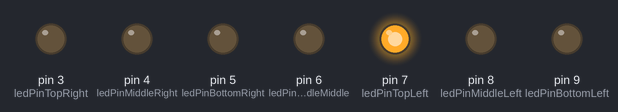
Simulated run of this sketch. Board: Arduino Uno, built with avr-gcc and run on an emulated ATmega328P. On the bench: output pins drawn as LEDs (lit = HIGH).

Above: at 0.2 s.
At 1.6 s:
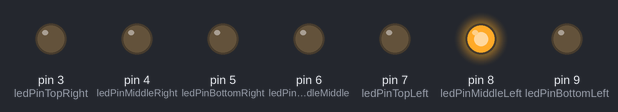
At 2.3 s:
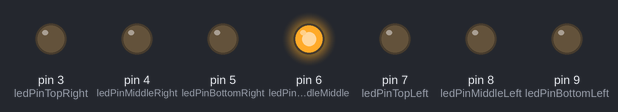
At 3.0 s:
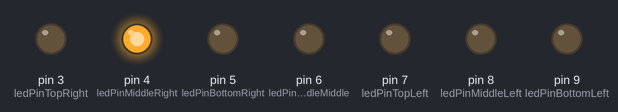
At 4.4 s:
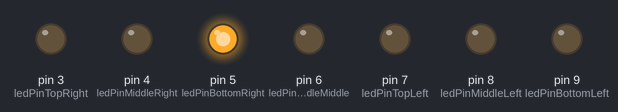
At 5.8 s:
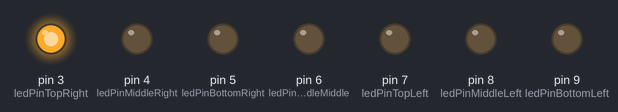
Timing chart, 0 to 6.4 s (numbered marks = the images above):
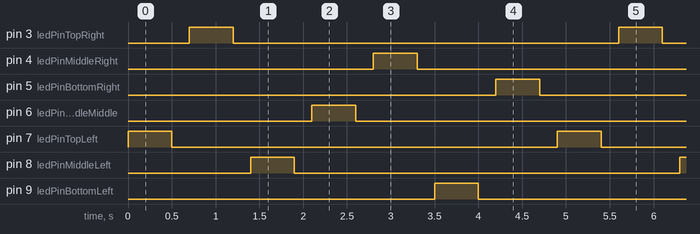

The sketch:

led_cycling_code.ino
```cpp
// Pins der LEDs
// (für bessere Lesbarkeit)
#define ledPinTopRight 3
#define ledPinMiddleRight 4
#define ledPinBottomRight 5
#define ledPinMiddleMiddle 6
#define ledPinTopLeft 7
#define ledPinMiddleLeft 8
#define ledPinBottomLeft 9

// An/Aus Zeiten
int onTime = 500;//ms
int offTime = 200;//ms

// Array mit den Pins der LEDs
int wuerfelLeds[] =
{
  ledPinTopLeft,
  ledPinTopRight,
  ledPinMiddleLeft,
  ledPinMiddleMiddle,
  ledPinMiddleRight,
  ledPinBottomLeft,
  ledPinBottomRight
};

// Anzahl der Würfel LEDs:
// sizeof() ist Größe in Byte,
// desshalb muss man noch durch die Größe der Elemente teilen,
// um die Anzahl der Elemente zu erhalten.
int wuerfelLedsSize = sizeof(wuerfelLeds) / sizeof(wuerfelLeds[0]);

// Aktuell benutzte LED
int currentLedIndex = 0;


void setup()
{
  // LED-Pins als outputs deklarieren
  for(int i=0; i<wuerfelLedsSize; i++){
    pinMode(wuerfelLeds[i], OUTPUT);
  }
}

void loop()
{
  // An
  digitalWrite(wuerfelLeds[currentLedIndex], HIGH);
  delay(onTime);
  // Aus
  digitalWrite(wuerfelLeds[currentLedIndex], LOW);
  delay(offTime);

  // nächste LED
  // modulo um Wertebereich auf wuerfelLedsSize zu beschränken
  currentLedIndex = (currentLedIndex + 1) % wuerfelLedsSize;
}
```

Measured:
- by itself, pin 3 (ledPinTopRight), pin 4 (ledPinMiddleRight), pin 5 (ledPinBottomRight), pin 6 (ledPinMiddleMiddle), pin 7 (ledPinTopLeft), pin 8 (ledPinMiddleLeft), pin 9 (ledPinBottomLeft): alternates HIGH for 0.50 s and LOW for 4.4 s
- by itself, everything shown: repeats every 4.9 s, in 14 steps
